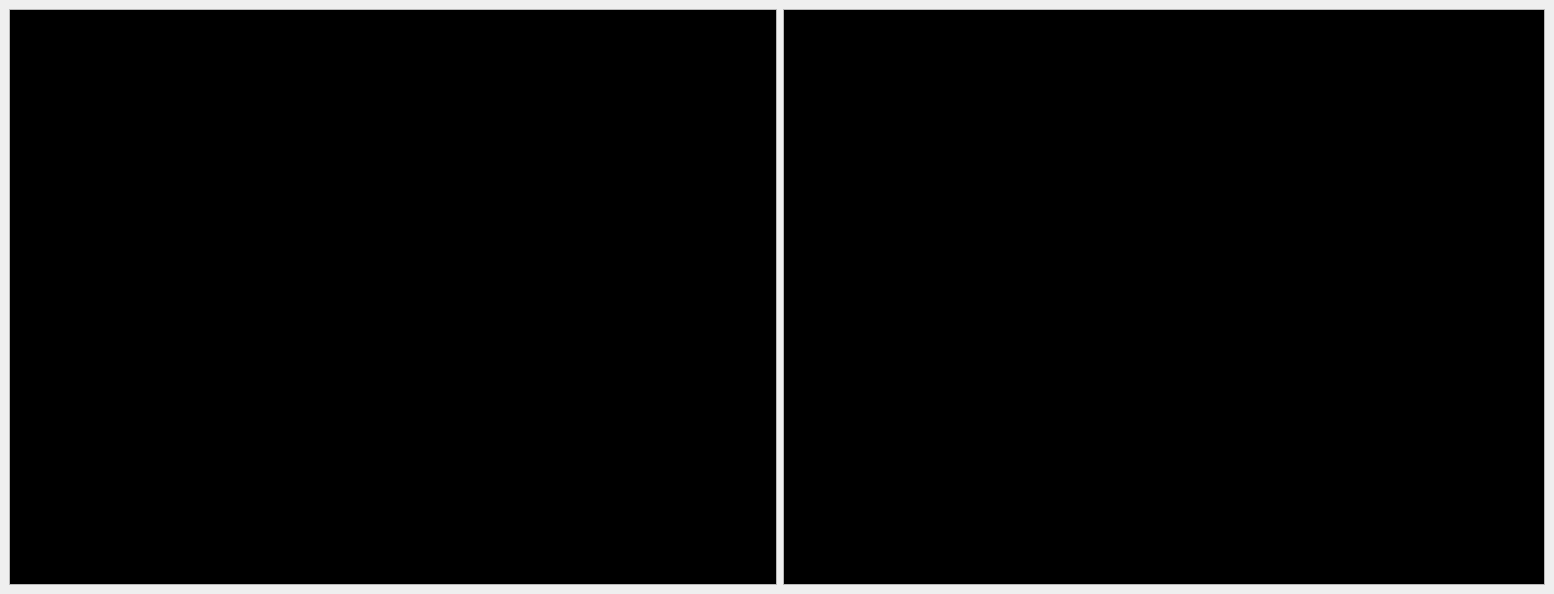
<?xml version="1.0" encoding="UTF-8"?>
<ui version="4.0">
 <class>MainWindow</class>
 <widget class="QMainWindow" name="MainWindow">
  <property name="geometry">
   <rect>
    <x>0</x>
    <y>0</y>
    <width>1554</width>
    <height>584</height>
   </rect>
  </property>
  <property name="palette">
   <palette>
    <active>
     <colorrole role="Text">
      <brush brushstyle="SolidPattern">
       <color alpha="255">
        <red>255</red>
        <green>255</green>
        <blue>255</blue>
       </color>
      </brush>
     </colorrole>
     <colorrole role="Base">
      <brush brushstyle="SolidPattern">
       <color alpha="255">
        <red>0</red>
        <green>0</green>
        <blue>0</blue>
       </color>
      </brush>
     </colorrole>
    </active>
    <inactive>
     <colorrole role="Text">
      <brush brushstyle="SolidPattern">
       <color alpha="255">
        <red>255</red>
        <green>255</green>
        <blue>255</blue>
       </color>
      </brush>
     </colorrole>
     <colorrole role="Base">
      <brush brushstyle="SolidPattern">
       <color alpha="255">
        <red>0</red>
        <green>0</green>
        <blue>0</blue>
       </color>
      </brush>
     </colorrole>
    </inactive>
    <disabled>
     <colorrole role="Text">
      <brush brushstyle="SolidPattern">
       <color alpha="255">
        <red>169</red>
        <green>167</green>
        <blue>167</blue>
       </color>
      </brush>
     </colorrole>
     <colorrole role="Base">
      <brush brushstyle="SolidPattern">
       <color alpha="255">
        <red>244</red>
        <green>244</green>
        <blue>244</blue>
       </color>
      </brush>
     </colorrole>
    </disabled>
   </palette>
  </property>
  <property name="windowTitle">
   <string>4.48 Texter</string>
  </property>
  <property name="windowIcon">
   <iconset resource="texter.qrc">
    <normaloff>:/texter/icon.png</normaloff>:/texter/icon.png</iconset>
  </property>
  <widget class="QWidget" name="centralwidget">
   <layout class="QHBoxLayout" name="horizontalLayout">
    <item>
     <widget class="KRichTextWidget" name="live_text">
      <property name="minimumSize">
       <size>
        <width>768</width>
        <height>576</height>
       </size>
      </property>
      <property name="maximumSize">
       <size>
        <width>768</width>
        <height>576</height>
       </size>
      </property>
      <property name="font">
       <font>
        <family>Monospace</family>
        <pointsize>22</pointsize>
       </font>
      </property>
      <property name="cursor" stdset="0">
       <cursorShape>BlankCursor</cursorShape>
      </property>
      <property name="toolTip">
       <string/>
      </property>
      <property name="statusTip">
       <string/>
      </property>
      <property name="whatsThis">
       <string/>
      </property>
      <property name="autoFillBackground">
       <bool>false</bool>
      </property>
      <property name="acceptRichText">
       <bool>true</bool>
      </property>
      <property name="textInteractionFlags">
       <set>Qt::LinksAccessibleByKeyboard|Qt::LinksAccessibleByMouse|Qt::TextBrowserInteraction|Qt::TextEditable|Qt::TextEditorInteraction|Qt::TextSelectableByKeyboard|Qt::TextSelectableByMouse</set>
      </property>
      <property name="richTextSupport">
       <set>KRichTextWidget::SupportAlignment|KRichTextWidget::SupportChangeListStyle|KRichTextWidget::SupportFontFamily|KRichTextWidget::SupportFontSize|KRichTextWidget::SupportIndentLists|KRichTextWidget::SupportTextForegroundColor</set>
      </property>
     </widget>
    </item>
    <item>
     <widget class="KRichTextWidget" name="preview_text">
      <property name="minimumSize">
       <size>
        <width>400</width>
        <height>576</height>
       </size>
      </property>
      <property name="maximumSize">
       <size>
        <width>768</width>
        <height>576</height>
       </size>
      </property>
      <property name="font">
       <font>
        <family>Monospace</family>
        <pointsize>22</pointsize>
       </font>
      </property>
      <property name="contextMenuPolicy">
       <enum>Qt::ActionsContextMenu</enum>
      </property>
      <property name="toolTip">
       <string>preview text</string>
      </property>
      <property name="autoFillBackground">
       <bool>false</bool>
      </property>
      <property name="frameShape">
       <enum>QFrame::StyledPanel</enum>
      </property>
      <property name="acceptRichText">
       <bool>true</bool>
      </property>
      <property name="textInteractionFlags">
       <set>Qt::LinksAccessibleByKeyboard|Qt::LinksAccessibleByMouse|Qt::TextBrowserInteraction|Qt::TextEditable|Qt::TextEditorInteraction|Qt::TextSelectableByKeyboard|Qt::TextSelectableByMouse</set>
      </property>
      <property name="richTextSupport">
       <set>KRichTextWidget::SupportAlignment|KRichTextWidget::SupportChangeListStyle|KRichTextWidget::SupportFontFamily|KRichTextWidget::SupportFontSize|KRichTextWidget::SupportTextForegroundColor</set>
      </property>
     </widget>
    </item>
   </layout>
  </widget>
 </widget>
 <customwidgets>
  <customwidget>
   <class>KRichTextEdit</class>
   <extends>KTextEdit</extends>
   <header>krichtextedit.h</header>
  </customwidget>
  <customwidget>
   <class>KTextEdit</class>
   <extends>QTextEdit</extends>
   <header>ktextedit.h</header>
  </customwidget>
  <customwidget>
   <class>KRichTextWidget</class>
   <extends>KRichTextEdit</extends>
   <header>krichtextwidget.h</header>
  </customwidget>
 </customwidgets>
 <tabstops>
  <tabstop>live_text</tabstop>
  <tabstop>preview_text</tabstop>
 </tabstops>
 <resources>
  <include location="texter.qrc"/>
 </resources>
 <connections/>
</ui>
